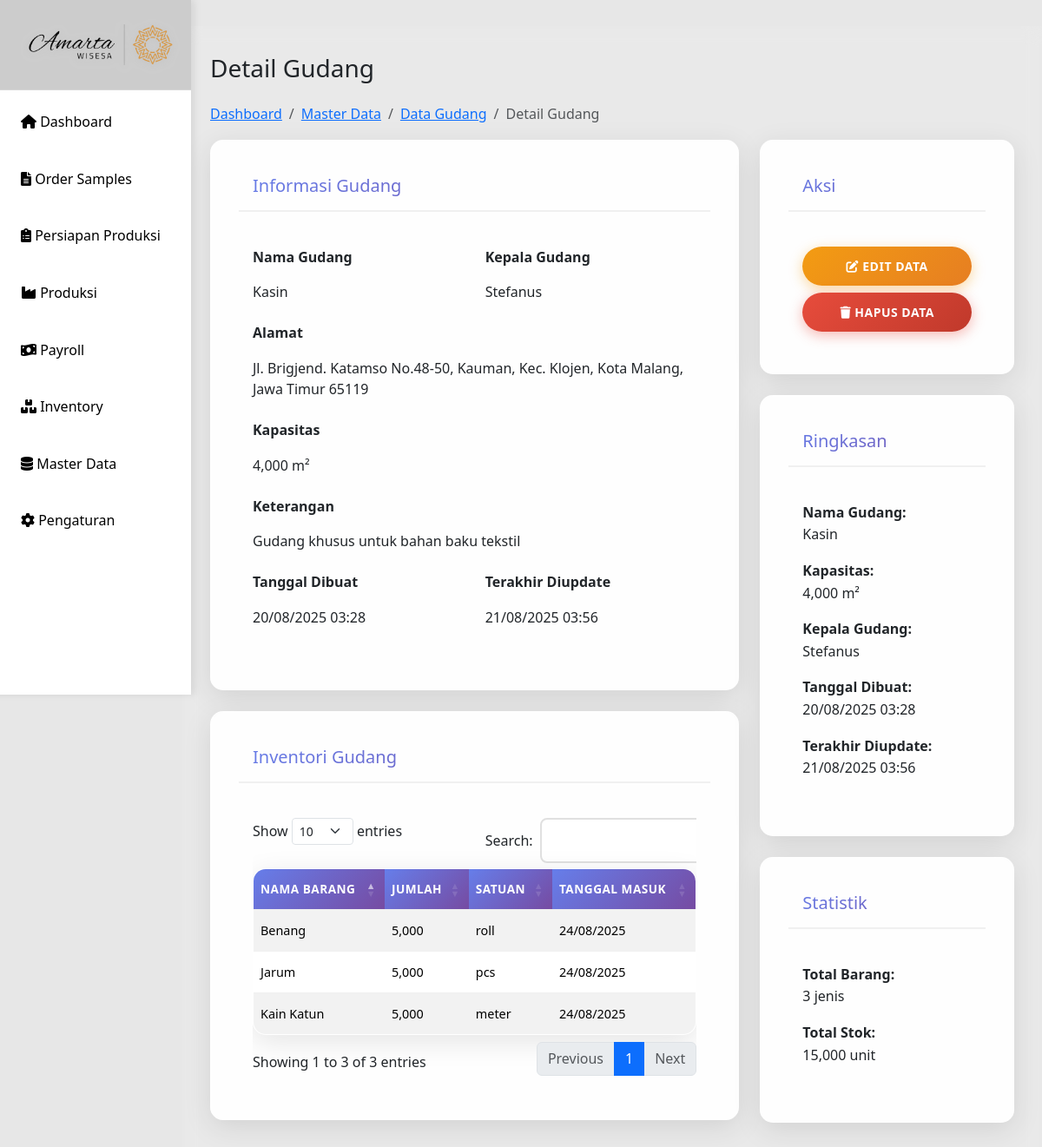
Before: /detail-gudang.php?id=3 with the older database file.
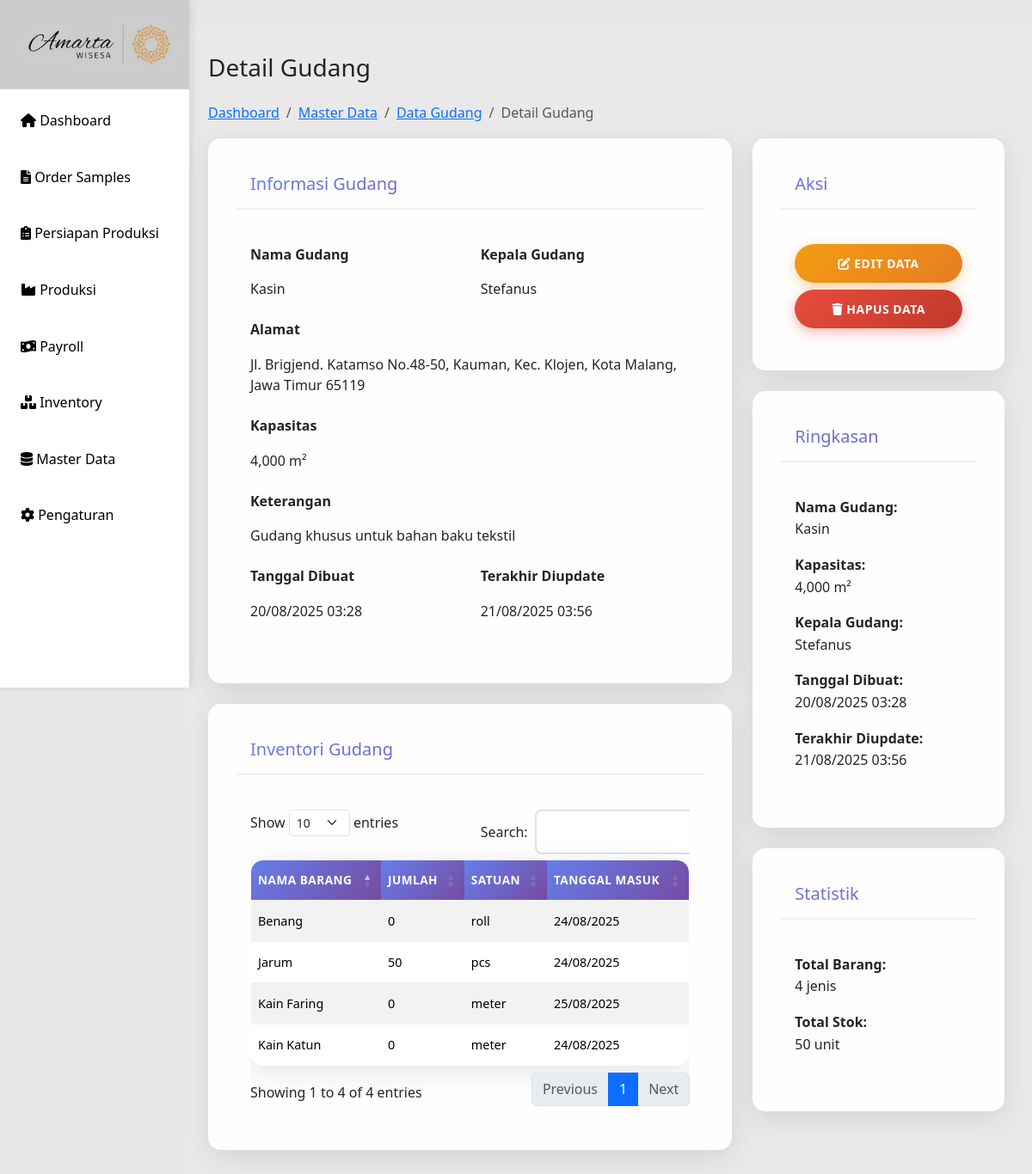
After: the same page with the newer database file.
### tables this page shows
CREATE TABLE `inventory_gudang` (
  `id` int(11) UNSIGNED NOT NULL,
  `id_inventory` int(11) NOT NULL,
  `id_gudang` int(11) NOT NULL,
  `nama_barang` varchar(100) NOT NULL,
  `jumlah` int(11) NOT NULL DEFAULT 0,
  `stok_akhir` int(11) NOT NULL DEFAULT 0,
  `satuan` varchar(20) NOT NULL,
  `tanggal_masuk` date DEFAULT NULL,
  `tanggal_update` timestamp NOT NULL DEFAULT current_timestamp() ON UPDATE current_timestamp()
);

### detail-gudang.php (the view, shortened to what the changed rows need)
<?php
include 'includes/header.php';
include 'config/db.php';
$id_gudang = $_GET['id'];
$inventory_data = [];
$inventory_sql = "SELECT * FROM inventory_gudang WHERE id_gudang = ? ORDER BY nama_barang ASC";
$stmt_inventory = mysqli_prepare($conn, $inventory_sql);
if ($stmt_inventory) {
    mysqli_stmt_bind_param($stmt_inventory, "i", $id_gudang);
    mysqli_stmt_execute($stmt_inventory);
    $inventory_result = mysqli_stmt_get_result($stmt_inventory);
    $inventory_data = mysqli_fetch_all($inventory_result, MYSQLI_ASSOC);
}
?>
<div class="main-content">
    <div class="row">
        <div class="col-12">
            <h1 class="h3 mb-4">Detail Gudang</h1>
            <div class="row">
                <div class="col-md-8">
                    <?php if (!empty($inventory_data)): ?>
                    <div class="card mt-4">
                        <div class="card-header">
                            <h5 class="card-title mb-0">Inventori Gudang</h5>
                        </div>
                        <div class="card-body">
                            <div class="table-responsive">
                                <table id="invGudangTable" class="table table-striped">
                                    <thead>
                                        <tr>
                                            <th>Nama Barang</th>
                                            <th>Jumlah</th>
                                            <th>Satuan</th>
                                            <th>Tanggal Masuk</th>
                                        </tr>
                                    </thead>
                                    <tbody>
                                        <?php foreach ($inventory_data as $item): ?>
                                        <tr>
                                            <td><?= htmlspecialchars($item['nama_barang']); ?></td>
                                            <td><?= number_format($item['jumlah']); ?></td>
                                            <td><?= htmlspecialchars($item['satuan']); ?></td>
                                            <td><?= date('d/m/Y', strtotime($item['tanggal_masuk'])); ?></td>
                                        </tr>
                                        <?php endforeach; ?>
                                    </tbody>
                                </table>
                            </div>
                        </div>
                    </div>
                    <?php endif; ?>
                </div>
                <div class="col-md-4">
                    <div class="card mt-3">
                        <div class="card-body">
                            <p><strong>Total Barang:</strong><br>
                            <?= count($inventory_data); ?> jenis</p>
                            <p><strong>Total Stok:</strong><br>
                            <?= count($inventory_data) > 0 ? number_format(array_sum(array_column($inventory_data, 'jumlah'))) : 0; ?> unit</p>
                        </div>
                    </div>
                </div>
            </div>
        </div>
    </div>
</div>
<?php
include 'includes/footer.php';
?>

Changed rows visible on the page:
changed inventory_gudang "Benang": jumlah "5,000" → "0"
changed inventory_gudang "Jarum": jumlah "5,000" → "50"
added inventory_gudang: nama_barang "Kain Faring", jumlah "0", satuan "meter", tanggal_masuk "25/08/2025"
changed inventory_gudang "Kain Katun": jumlah "5,000" → "0"
Other visible differences:
text written by a page script: "Show entries Search: Showing 1 to 3 of 3 entries Previous 1 Next" → "Show entries Search: Showing 1 to 4 of 4 entries Previous 1 Next"
count($inventory_data): "3" → "4"
array_sum(array_column($inventory_data, 'jumlah')): "15,000" → "50"
